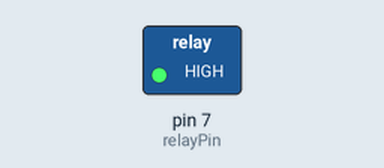
The sketch below on a simulated Arduino Uno, built with avr-gcc and run on an emulated ATmega328P. Shown: switched loads named in the sketch (green lamp = pin HIGH).

Above: at 1.5 s.
At 4.5 s:
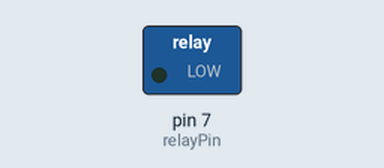
Timing chart, 0 to 7.8 s (numbered marks = the images above):
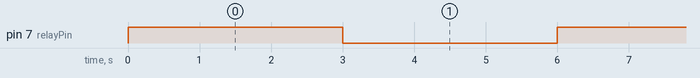

Measured:
- by itself, pin 7 (relayPin): alternates HIGH for 3.0 s and LOW for 3.0 s

The sketch:

relaymodule.ino
```cpp
int relayPin = 7;

void setup() {
  pinMode(relayPin, OUTPUT);
}

void loop() {
  digitalWrite(relayPin, HIGH); // Turn relay ON
  delay(3000);                  // Wait 1 second
  digitalWrite(relayPin, LOW);  // Turn relay OFF
  delay(3000);                  // Wait 1 second
}
```
